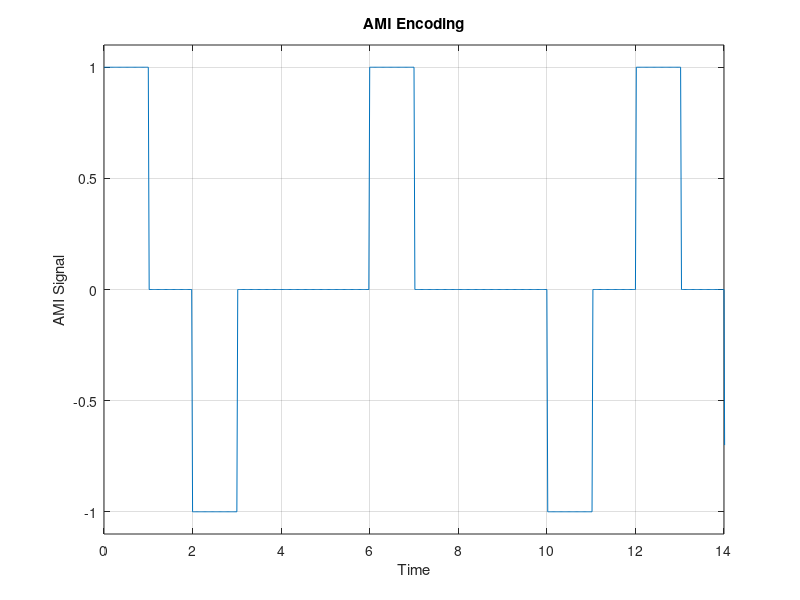

The MATLAB source for this figure:
clc;
clear;

seq = [1,1,0,1,0,1,1,1,0,1];
len = length(seq);
ami = zeros(1, len);
counter = 0;

for i = 1:len
    if seq(i) == 1 
        if mod(counter, 2) == 0
            ami(i) = seq(i);
        else
            ami(i) = -seq(i);
        end
        counter = counter + 1;
    end
end

duration = 2;
step = 0.01;
time = 0:step*duration:len*duration;
y = zeros(1, length(time));
m = length(time) / len;

for i = 1:length(ami)
    s1 = round((i-1) * m + 1);
    s2 = round(i * m);
    half_m = floor(m/2);
    y(s1:s1+half_m) = ami(i);
    y(s1+half_m+1:s2) = 0;
end

plot(time, y);
xlabel('Time');
ylabel('AMI Signal');
title('AMI Encoding');
axis([0, 14, -1.1, 1.1]);
grid on;
